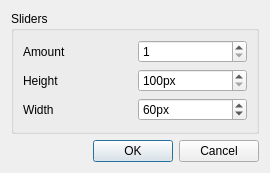
<?xml version="1.0" encoding="UTF-8"?>
<!--
  Q Light Controller Plus
  addvcslidermatrix.ui

  Copyright (c) 2015 Massimo Callegari

  Licensed under the Apache License, Version 2.0 (the "License");
  you may not use this file except in compliance with the License.
  You may obtain a copy of the License at

      http://www.apache.org/licenses/LICENSE-2.0.txt

  Unless required by applicable law or agreed to in writing, software
  distributed under the License is distributed on an "AS IS" BASIS,
  WITHOUT WARRANTIES OR CONDITIONS OF ANY KIND, either express or implied.
  See the License for the specific language governing permissions and
  limitations under the License.
-->
<ui version="4.0">
 <class>AddVCSliderMatrix</class>
 <widget class="QDialog" name="AddVCSliderMatrix">
  <property name="geometry">
   <rect>
    <x>0</x>
    <y>0</y>
    <width>270</width>
    <height>173</height>
   </rect>
  </property>
  <property name="windowTitle">
   <string>Add Slider Matrix</string>
  </property>
  <layout class="QVBoxLayout" name="verticalLayout">
   <item>
    <widget class="QGroupBox" name="groupBox">
     <property name="title">
      <string>Sliders</string>
     </property>
     <layout class="QGridLayout" name="gridLayout">
      <item row="0" column="0">
       <widget class="QLabel" name="m_amountLabel">
        <property name="text">
         <string>Amount</string>
        </property>
       </widget>
      </item>
      <item row="0" column="1">
       <widget class="QSpinBox" name="m_amountSpin">
        <property name="toolTip">
         <string>Number of sliders to create</string>
        </property>
        <property name="minimum">
         <number>1</number>
        </property>
       </widget>
      </item>
      <item row="1" column="0">
       <widget class="QLabel" name="m_heightLabel">
        <property name="text">
         <string>Height</string>
        </property>
       </widget>
      </item>
      <item row="1" column="1">
       <widget class="QSpinBox" name="m_heightSpin">
        <property name="toolTip">
         <string>Vertical height of each slider</string>
        </property>
        <property name="suffix">
         <string>px</string>
        </property>
        <property name="prefix">
         <string/>
        </property>
        <property name="minimum">
         <number>100</number>
        </property>
        <property name="maximum">
         <number>9999</number>
        </property>
       </widget>
      </item>
      <item row="2" column="0">
       <widget class="QLabel" name="label">
        <property name="text">
         <string>Width</string>
        </property>
       </widget>
      </item>
      <item row="2" column="1">
       <widget class="QSpinBox" name="m_widthSpin">
        <property name="suffix">
         <string>px</string>
        </property>
        <property name="minimum">
         <number>10</number>
        </property>
        <property name="maximum">
         <number>9999</number>
        </property>
        <property name="value">
         <number>60</number>
        </property>
       </widget>
      </item>
     </layout>
    </widget>
   </item>
   <item>
    <widget class="QDialogButtonBox" name="buttonBox">
     <property name="orientation">
      <enum>Qt::Horizontal</enum>
     </property>
     <property name="standardButtons">
      <set>QDialogButtonBox::Cancel|QDialogButtonBox::Ok</set>
     </property>
    </widget>
   </item>
  </layout>
 </widget>
 <resources/>
 <connections>
  <connection>
   <sender>buttonBox</sender>
   <signal>accepted()</signal>
   <receiver>AddVCSliderMatrix</receiver>
   <slot>accept()</slot>
   <hints>
    <hint type="sourcelabel">
     <x>248</x>
     <y>254</y>
    </hint>
    <hint type="destinationlabel">
     <x>157</x>
     <y>274</y>
    </hint>
   </hints>
  </connection>
  <connection>
   <sender>buttonBox</sender>
   <signal>rejected()</signal>
   <receiver>AddVCSliderMatrix</receiver>
   <slot>reject()</slot>
   <hints>
    <hint type="sourcelabel">
     <x>316</x>
     <y>260</y>
    </hint>
    <hint type="destinationlabel">
     <x>286</x>
     <y>274</y>
    </hint>
   </hints>
  </connection>
 </connections>
</ui>
